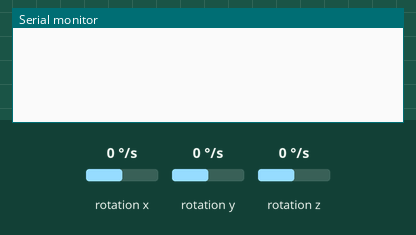
Recording of a sketch running on a simulated Arduino Uno, built with avr-gcc and run on an emulated ATmega328P. Parts: the last lines printed to the serial monitor. Wiring (inferred from the names in the program): MPU-6050 motion sensor at I2C address 0x68. The inputs (shaded band) are chosen by the test bench; at power-on: rotation x 0 °/s, rotation y 0 °/s, rotation z 0 °/s.

Above: at 1.2 s.
1.3 s: rotation x set to -192 °/s
At 1.43 s:
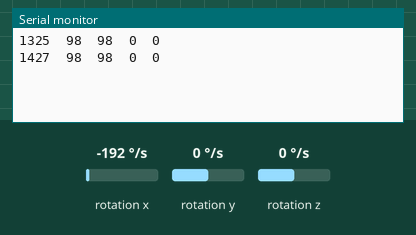
2.9 s: rotation y set to -192 °/s
At 2.97 s:
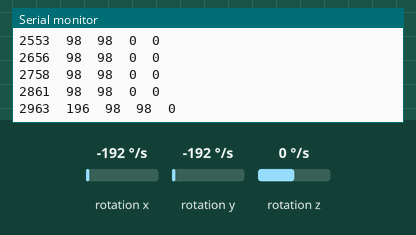
4.4 s: rotation z set to -192 °/s
At 4.4 s:
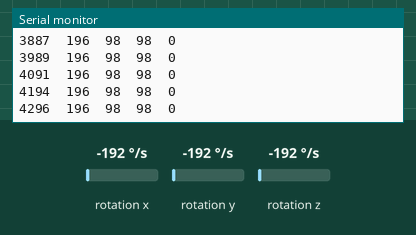
Timing chart, 0 to 7.4 s (numbered marks = the images above; inputs shaded):
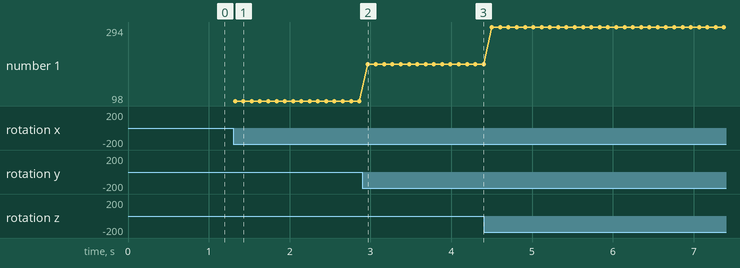

The sketch:

movement_detection.ino
```cpp
#include<Wire.h>

const int mpu_addr=0x68;  // I2C address of the MPU-6050

void setup()
{
  Wire.begin();
  // Wire.setClock(400000UL); // Set I2C frequency to 400kHz
  Wire.beginTransmission(mpu_addr);
  Wire.write(0x6B);
  Wire.write(0); // wake up the mpu6050
  Wire.endTransmission(true);
  Serial.begin(115200);
}


void loop() {
  int movement_x =  Gyro_X();
  int movement_y =  Gyro_Y();
  int movement_z =  Gyro_Z();
  int movement = movement_x + movement_y + movement_z;


if (movement > 5){
    Serial.print(millis());
    Serial.print("\t");
    Serial.print(movement);
    Serial.print("\t");
    Serial.print(movement_x);
    Serial.print("\t");
    Serial.print(movement_y);
    Serial.print("\t");
    Serial.println(movement_z);
  }
//  Serial.print();
//  Serial.print("\t");
//  delay(50);
//  Serial.print(Gyro_Y()-1);
//  Serial.print("\t");
//  delay(50);
//  Serial.print(Gyro_Z());
//  Serial.println("\t");
//  delay(50);
//  Serial.print(Acc_X());
//  Serial.print("\t");
//  delay(50);
//  Serial.print(Acc_Y());
//  Serial.print("\t");
//  delay(50);
//  Serial.println(Acc_Z());
 delay(100);
}


int read_val(int command_val)
{
  Wire.beginTransmission(mpu_addr);
  Wire.write(command_val);
  Wire.endTransmission(false);
  Wire.requestFrom(mpu_addr,1);
  int Gy=Wire.read(); //<<8|Wire.read();
  if (Gy > 0x80) Gy -= 0xFF;
  Wire.endTransmission(true);
  return abs(Gy); // / 250;
}

int Gyro_X()
{
  return read_val(0x43);
}

int Gyro_Y()
{
  return read_val(0x45);
}

int Gyro_Z()
{
  return read_val(0x47);
}

int Acc_X()
{
  return read_val(0x3B);
}

int Acc_Y()
{
  return read_val(0x3D);
}

int Acc_Z()
{
  return read_val(0x3F);
}
```

Measured:
- after the input at 1.3 s, the serial monitor: prints a new line at once (image 1)
- after the input at 2.9 s, the serial monitor: prints a new line after 0.06 s (image 2)
- plotted number 1: 98 → 196 after the input at 2.9 s
